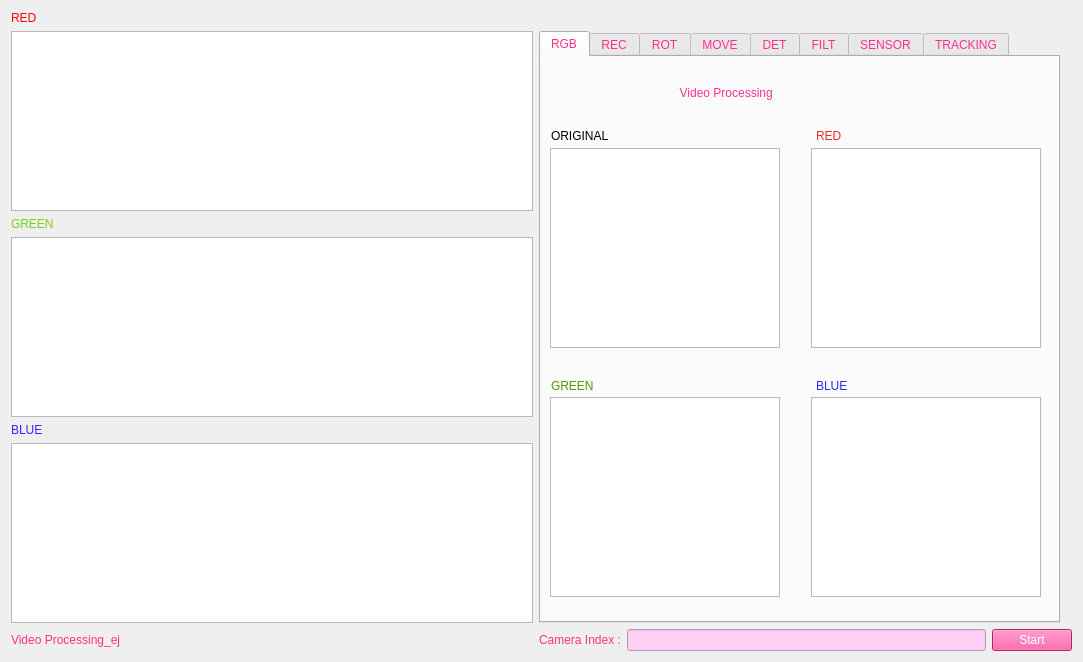
<?xml version="1.0" encoding="UTF-8"?>
<ui version="4.0">
 <class>Videoprocessing</class>
 <widget class="QMainWindow" name="Videoprocessing">
  <property name="geometry">
   <rect>
    <x>0</x>
    <y>0</y>
    <width>1083</width>
    <height>662</height>
   </rect>
  </property>
  <property name="windowTitle">
   <string>Video Processor</string>
  </property>
  <widget class="QWidget" name="centralWidget">
   <layout class="QGridLayout" name="gridLayout">
    <item row="0" column="0">
     <widget class="QLabel" name="red">
      <property name="styleSheet">
       <string notr="true">color: rgb(255, 0, 0);</string>
      </property>
      <property name="text">
       <string>RED</string>
      </property>
     </widget>
    </item>
    <item row="2" column="0">
     <widget class="QLabel" name="green">
      <property name="styleSheet">
       <string notr="true">color: rgb(115, 210, 22);</string>
      </property>
      <property name="text">
       <string>GREEN</string>
      </property>
     </widget>
    </item>
    <item row="5" column="0">
     <widget class="QGraphicsView" name="blue_view"/>
    </item>
    <item row="6" column="0">
     <widget class="QLabel" name="title">
      <property name="styleSheet">
       <string notr="true">color: rgb(255, 48, 138);
font: 13pt &quot;Ubuntu&quot;;</string>
      </property>
      <property name="text">
       <string>Video Processing_ej</string>
      </property>
     </widget>
    </item>
    <item row="6" column="1" colspan="3">
     <layout class="QHBoxLayout" name="horizontalLayout">
      <item>
       <widget class="QLabel" name="label">
        <property name="styleSheet">
         <string notr="true">color: rgb(255, 48, 138);</string>
        </property>
        <property name="text">
         <string>Camera Index :</string>
        </property>
       </widget>
      </item>
      <item>
       <widget class="QLineEdit" name="videoEdit">
        <property name="styleSheet">
         <string notr="true">background-color: rgb(255, 208, 245);</string>
        </property>
       </widget>
      </item>
      <item>
       <widget class="QPushButton" name="startBtn">
        <property name="styleSheet">
         <string notr="true">color: rgb(255, 255, 255);
background-color: rgb(255, 48, 138);</string>
        </property>
        <property name="text">
         <string>Start</string>
        </property>
       </widget>
      </item>
     </layout>
    </item>
    <item row="4" column="0">
     <widget class="QLabel" name="blue">
      <property name="styleSheet">
       <string notr="true">color: rgb(48, 38, 255);</string>
      </property>
      <property name="text">
       <string>BLUE</string>
      </property>
     </widget>
    </item>
    <item row="1" column="0">
     <widget class="QGraphicsView" name="red_view"/>
    </item>
    <item row="3" column="0">
     <widget class="QGraphicsView" name="green_view"/>
    </item>
    <item row="1" column="1" rowspan="5">
     <widget class="QTabWidget" name="tabWidget">
      <property name="styleSheet">
       <string notr="true">color: rgb(255, 48, 138);</string>
      </property>
      <property name="currentIndex">
       <number>0</number>
      </property>
      <widget class="QWidget" name="rgb_tab">
       <attribute name="title">
        <string>RGB</string>
       </attribute>
       <widget class="QGraphicsView" name="orig_view">
        <property name="geometry">
         <rect>
          <x>9</x>
          <y>91</y>
          <width>230</width>
          <height>200</height>
         </rect>
        </property>
       </widget>
       <widget class="QGraphicsView" name="redC_view">
        <property name="geometry">
         <rect>
          <x>270</x>
          <y>91</y>
          <width>230</width>
          <height>200</height>
         </rect>
        </property>
       </widget>
       <widget class="QGraphicsView" name="greenC_view">
        <property name="geometry">
         <rect>
          <x>9</x>
          <y>340</y>
          <width>230</width>
          <height>200</height>
         </rect>
        </property>
       </widget>
       <widget class="QGraphicsView" name="blueC_view">
        <property name="geometry">
         <rect>
          <x>270</x>
          <y>340</y>
          <width>230</width>
          <height>200</height>
         </rect>
        </property>
       </widget>
       <widget class="QLabel" name="title_3">
        <property name="geometry">
         <rect>
          <x>122</x>
          <y>20</y>
          <width>321</width>
          <height>31</height>
         </rect>
        </property>
        <property name="layoutDirection">
         <enum>Qt::LeftToRight</enum>
        </property>
        <property name="styleSheet">
         <string notr="true">font: 75 11pt &quot;Ubuntu Condensed&quot;;
font: 20pt &quot;Ubuntu&quot;;
color: rgb(255, 48, 138);</string>
        </property>
        <property name="text">
         <string>     Video Processing</string>
        </property>
       </widget>
       <widget class="QLabel" name="orig">
        <property name="geometry">
         <rect>
          <x>10</x>
          <y>70</y>
          <width>67</width>
          <height>17</height>
         </rect>
        </property>
        <property name="styleSheet">
         <string notr="true">color: rgb(0, 0, 0);</string>
        </property>
        <property name="text">
         <string>ORIGINAL</string>
        </property>
       </widget>
       <widget class="QLabel" name="orig_2">
        <property name="geometry">
         <rect>
          <x>275</x>
          <y>70</y>
          <width>67</width>
          <height>17</height>
         </rect>
        </property>
        <property name="styleSheet">
         <string notr="true">color: rgb(239, 41, 41);</string>
        </property>
        <property name="text">
         <string>RED</string>
        </property>
       </widget>
       <widget class="QLabel" name="orig_3">
        <property name="geometry">
         <rect>
          <x>10</x>
          <y>320</y>
          <width>67</width>
          <height>17</height>
         </rect>
        </property>
        <property name="styleSheet">
         <string notr="true">color: rgb(78, 154, 6);</string>
        </property>
        <property name="text">
         <string>GREEN</string>
        </property>
       </widget>
       <widget class="QLabel" name="orig_4">
        <property name="geometry">
         <rect>
          <x>275</x>
          <y>320</y>
          <width>67</width>
          <height>17</height>
         </rect>
        </property>
        <property name="styleSheet">
         <string notr="true">color: rgb(48, 38, 255);</string>
        </property>
        <property name="text">
         <string>BLUE</string>
        </property>
       </widget>
      </widget>
      <widget class="QWidget" name="rec_tab">
       <attribute name="title">
        <string>REC</string>
       </attribute>
       <widget class="QGraphicsView" name="rec_view">
        <property name="geometry">
         <rect>
          <x>10</x>
          <y>60</y>
          <width>495</width>
          <height>400</height>
         </rect>
        </property>
       </widget>
       <widget class="QLabel" name="rec_2">
        <property name="geometry">
         <rect>
          <x>122</x>
          <y>15</y>
          <width>331</width>
          <height>31</height>
         </rect>
        </property>
        <property name="layoutDirection">
         <enum>Qt::LeftToRight</enum>
        </property>
        <property name="styleSheet">
         <string notr="true">font: 75 11pt &quot;Ubuntu Condensed&quot;;
font: 20pt &quot;Ubuntu&quot;;
color: rgb(255, 48, 138);</string>
        </property>
        <property name="text">
         <string>     Video Processing</string>
        </property>
       </widget>
       <widget class="QLineEdit" name="capture_path">
        <property name="geometry">
         <rect>
          <x>119</x>
          <y>475</y>
          <width>300</width>
          <height>25</height>
         </rect>
        </property>
        <property name="styleSheet">
         <string notr="true">background-color: rgb(255, 208, 245);</string>
        </property>
        <property name="text">
         <string>./photo.png</string>
        </property>
       </widget>
       <widget class="QLineEdit" name="rec_path">
        <property name="geometry">
         <rect>
          <x>119</x>
          <y>521</y>
          <width>300</width>
          <height>25</height>
         </rect>
        </property>
        <property name="styleSheet">
         <string notr="true">background-color: rgb(255, 208, 245);</string>
        </property>
        <property name="text">
         <string>./movie.avi</string>
        </property>
       </widget>
       <widget class="QLabel" name="label_2">
        <property name="geometry">
         <rect>
          <x>15</x>
          <y>478</y>
          <width>111</width>
          <height>17</height>
         </rect>
        </property>
        <property name="styleSheet">
         <string notr="true">color: rgb(255, 48, 138);</string>
        </property>
        <property name="text">
         <string>Capture Path :</string>
        </property>
       </widget>
       <widget class="QLabel" name="label_3">
        <property name="geometry">
         <rect>
          <x>15</x>
          <y>522</y>
          <width>111</width>
          <height>17</height>
         </rect>
        </property>
        <property name="styleSheet">
         <string notr="true">color: rgb(255, 48, 138);</string>
        </property>
        <property name="text">
         <string>Record Path  :</string>
        </property>
       </widget>
       <widget class="QPushButton" name="captureBtn">
        <property name="geometry">
         <rect>
          <x>430</x>
          <y>475</y>
          <width>71</width>
          <height>25</height>
         </rect>
        </property>
        <property name="styleSheet">
         <string notr="true">background-color: rgb(255, 48, 138);
color: rgb(255, 255, 255);</string>
        </property>
        <property name="text">
         <string>Capture</string>
        </property>
       </widget>
       <widget class="QPushButton" name="recordBtn">
        <property name="geometry">
         <rect>
          <x>430</x>
          <y>520</y>
          <width>71</width>
          <height>25</height>
         </rect>
        </property>
        <property name="styleSheet">
         <string notr="true">background-color: rgb(255, 48, 138);
color: rgb(255, 255, 255);</string>
        </property>
        <property name="text">
         <string>Record</string>
        </property>
       </widget>
      </widget>
      <widget class="QWidget" name="rotate_tab">
       <attribute name="title">
        <string>ROT</string>
       </attribute>
       <widget class="QGraphicsView" name="rotate_view">
        <property name="geometry">
         <rect>
          <x>11</x>
          <y>56</y>
          <width>495</width>
          <height>400</height>
         </rect>
        </property>
       </widget>
       <widget class="QPushButton" name="cwBtn">
        <property name="geometry">
         <rect>
          <x>360</x>
          <y>470</y>
          <width>101</width>
          <height>71</height>
         </rect>
        </property>
        <property name="styleSheet">
         <string notr="true">background-color: rgb(255, 48, 138);
color: rgb(255, 255, 255);
</string>
        </property>
        <property name="text">
         <string>CW</string>
        </property>
       </widget>
       <widget class="QPushButton" name="autoBtn">
        <property name="geometry">
         <rect>
          <x>210</x>
          <y>470</y>
          <width>101</width>
          <height>71</height>
         </rect>
        </property>
        <property name="styleSheet">
         <string notr="true">background-color: rgb(255, 255, 255);
color: rgb(255, 48, 138);</string>
        </property>
        <property name="text">
         <string>AUTO</string>
        </property>
       </widget>
       <widget class="QPushButton" name="ccwBtn">
        <property name="geometry">
         <rect>
          <x>60</x>
          <y>470</y>
          <width>101</width>
          <height>71</height>
         </rect>
        </property>
        <property name="styleSheet">
         <string notr="true">color: rgb(255, 255, 255);
background-color: rgb(255, 48, 138);</string>
        </property>
        <property name="text">
         <string>CCW</string>
        </property>
       </widget>
       <widget class="QLabel" name="rec_3">
        <property name="geometry">
         <rect>
          <x>122</x>
          <y>15</y>
          <width>311</width>
          <height>31</height>
         </rect>
        </property>
        <property name="layoutDirection">
         <enum>Qt::LeftToRight</enum>
        </property>
        <property name="styleSheet">
         <string notr="true">font: 75 20pt &quot;Ubuntu Condensed&quot;;
font: 20pt &quot;Ubuntu&quot;;
color: rgb(255, 48, 138);</string>
        </property>
        <property name="text">
         <string>     Video Processing</string>
        </property>
       </widget>
      </widget>
      <widget class="QWidget" name="move_tab">
       <attribute name="title">
        <string>MOVE</string>
       </attribute>
       <widget class="QWidget" name="widget" native="true">
        <property name="geometry">
         <rect>
          <x>10</x>
          <y>18</y>
          <width>500</width>
          <height>400</height>
         </rect>
        </property>
        <property name="styleSheet">
         <string notr="true">background-color: rgb(255, 208, 245);</string>
        </property>
        <widget class="QGraphicsView" name="move_view">
         <property name="geometry">
          <rect>
           <x>170</x>
           <y>120</y>
           <width>161</width>
           <height>131</height>
          </rect>
         </property>
        </widget>
       </widget>
       <widget class="QPushButton" name="upBtn">
        <property name="geometry">
         <rect>
          <x>300</x>
          <y>446</y>
          <width>80</width>
          <height>25</height>
         </rect>
        </property>
        <property name="styleSheet">
         <string notr="true">color: rgb(255, 255, 255);
background-color: rgb(255, 48, 138);</string>
        </property>
        <property name="text">
         <string>UP</string>
        </property>
       </widget>
       <widget class="QPushButton" name="down">
        <property name="geometry">
         <rect>
          <x>300</x>
          <y>516</y>
          <width>80</width>
          <height>25</height>
         </rect>
        </property>
        <property name="styleSheet">
         <string notr="true">color: rgb(255, 255, 255);
background-color: rgb(255, 48, 138);</string>
        </property>
        <property name="text">
         <string>DOWN</string>
        </property>
       </widget>
       <widget class="QWidget" name="layoutWidget">
        <property name="geometry">
         <rect>
          <x>212</x>
          <y>480</y>
          <width>254</width>
          <height>27</height>
         </rect>
        </property>
        <layout class="QHBoxLayout" name="horizontalLayout_2">
         <item>
          <widget class="QPushButton" name="leftBtn">
           <property name="styleSheet">
            <string notr="true">color: rgb(255, 255, 255);
background-color: rgb(255, 48, 138);</string>
           </property>
           <property name="text">
            <string>LEFT</string>
           </property>
          </widget>
         </item>
         <item>
          <widget class="QPushButton" name="automvBtn">
           <property name="styleSheet">
            <string notr="true">color: rgb(255, 48, 138);
background-color: rgb(255, 255, 255);</string>
           </property>
           <property name="text">
            <string>AUTO</string>
           </property>
          </widget>
         </item>
         <item>
          <widget class="QPushButton" name="rightBtn">
           <property name="styleSheet">
            <string notr="true">color: rgb(255, 255, 255);
background-color: rgb(255, 48, 138);</string>
           </property>
           <property name="text">
            <string>RIGHT</string>
           </property>
          </widget>
         </item>
        </layout>
       </widget>
       <widget class="QLabel" name="label_4">
        <property name="geometry">
         <rect>
          <x>108</x>
          <y>432</y>
          <width>67</width>
          <height>17</height>
         </rect>
        </property>
        <property name="text">
         <string>ZOOM</string>
        </property>
       </widget>
       <widget class="QWidget" name="layoutWidget">
        <property name="geometry">
         <rect>
          <x>91</x>
          <y>457</y>
          <width>82</width>
          <height>81</height>
         </rect>
        </property>
        <layout class="QVBoxLayout" name="verticalLayout">
         <item>
          <widget class="QPushButton" name="zoomP">
           <property name="styleSheet">
            <string notr="true">color: rgb(255, 255, 255);
background-color: rgb(255, 48, 138);</string>
           </property>
           <property name="text">
            <string>+</string>
           </property>
          </widget>
         </item>
         <item>
          <widget class="QPushButton" name="zoomM">
           <property name="styleSheet">
            <string notr="true">color: rgb(255, 255, 255);
background-color: rgb(255, 48, 138);</string>
           </property>
           <property name="text">
            <string>-</string>
           </property>
          </widget>
         </item>
        </layout>
       </widget>
      </widget>
      <widget class="QWidget" name="detect_tab">
       <attribute name="title">
        <string>DET</string>
       </attribute>
       <widget class="QTabWidget" name="tabWidget_2">
        <property name="geometry">
         <rect>
          <x>11</x>
          <y>24</y>
          <width>491</width>
          <height>521</height>
         </rect>
        </property>
        <property name="styleSheet">
         <string notr="true"/>
        </property>
        <property name="currentIndex">
         <number>0</number>
        </property>
        <widget class="QWidget" name="face">
         <attribute name="title">
          <string>FACE</string>
         </attribute>
         <widget class="QGraphicsView" name="faceD_view">
          <property name="geometry">
           <rect>
            <x>10</x>
            <y>70</y>
            <width>465</width>
            <height>400</height>
           </rect>
          </property>
         </widget>
         <widget class="QLabel" name="label_5">
          <property name="geometry">
           <rect>
            <x>145</x>
            <y>24</y>
            <width>221</width>
            <height>31</height>
           </rect>
          </property>
          <property name="styleSheet">
           <string notr="true">font: 75 20pt &quot;ori1Uni&quot;;
</string>
          </property>
          <property name="text">
           <string>FACE DETECT</string>
          </property>
         </widget>
        </widget>
        <widget class="QWidget" name="car">
         <attribute name="title">
          <string>CAR</string>
         </attribute>
         <widget class="QGraphicsView" name="carD_view">
          <property name="geometry">
           <rect>
            <x>10</x>
            <y>70</y>
            <width>465</width>
            <height>400</height>
           </rect>
          </property>
         </widget>
         <widget class="QLabel" name="label_6">
          <property name="geometry">
           <rect>
            <x>145</x>
            <y>24</y>
            <width>221</width>
            <height>31</height>
           </rect>
          </property>
          <property name="styleSheet">
           <string notr="true">font: 75 20pt &quot;ori1Uni&quot;;
</string>
          </property>
          <property name="text">
           <string>CAR DETECT</string>
          </property>
         </widget>
        </widget>
        <widget class="QWidget" name="number">
         <attribute name="title">
          <string>NUMBER</string>
         </attribute>
         <widget class="QGraphicsView" name="numD_view">
          <property name="geometry">
           <rect>
            <x>10</x>
            <y>70</y>
            <width>465</width>
            <height>400</height>
           </rect>
          </property>
         </widget>
         <widget class="QLabel" name="label_7">
          <property name="geometry">
           <rect>
            <x>130</x>
            <y>24</y>
            <width>251</width>
            <height>31</height>
           </rect>
          </property>
          <property name="styleSheet">
           <string notr="true">font: 75 20pt &quot;ori1Uni&quot;;
</string>
          </property>
          <property name="text">
           <string>NUMBER DETECT</string>
          </property>
         </widget>
        </widget>
       </widget>
      </widget>
      <widget class="QWidget" name="filter_tab">
       <attribute name="title">
        <string>FILT</string>
       </attribute>
       <widget class="QLabel" name="orig_5">
        <property name="geometry">
         <rect>
          <x>10</x>
          <y>320</y>
          <width>67</width>
          <height>17</height>
         </rect>
        </property>
        <property name="styleSheet">
         <string notr="true">color: rgb(143, 89, 2);</string>
        </property>
        <property name="text">
         <string>GRAY</string>
        </property>
       </widget>
       <widget class="QGraphicsView" name="gray_view">
        <property name="geometry">
         <rect>
          <x>9</x>
          <y>340</y>
          <width>230</width>
          <height>200</height>
         </rect>
        </property>
       </widget>
       <widget class="QGraphicsView" name="edge_view">
        <property name="geometry">
         <rect>
          <x>270</x>
          <y>340</y>
          <width>230</width>
          <height>200</height>
         </rect>
        </property>
       </widget>
       <widget class="QLabel" name="orig_6">
        <property name="geometry">
         <rect>
          <x>275</x>
          <y>320</y>
          <width>67</width>
          <height>17</height>
         </rect>
        </property>
        <property name="styleSheet">
         <string notr="true">
color: rgb(206, 92, 0);</string>
        </property>
        <property name="text">
         <string>EDGE</string>
        </property>
       </widget>
       <widget class="QLabel" name="title_4">
        <property name="geometry">
         <rect>
          <x>122</x>
          <y>20</y>
          <width>301</width>
          <height>31</height>
         </rect>
        </property>
        <property name="layoutDirection">
         <enum>Qt::LeftToRight</enum>
        </property>
        <property name="styleSheet">
         <string notr="true">font: 75 20pt &quot;Ubuntu Condensed&quot;;
font: 20pt &quot;Ubuntu&quot;;
color: rgb(255, 48, 138);</string>
        </property>
        <property name="text">
         <string>     Video Processing</string>
        </property>
       </widget>
       <widget class="QLabel" name="orig_7">
        <property name="geometry">
         <rect>
          <x>275</x>
          <y>70</y>
          <width>67</width>
          <height>17</height>
         </rect>
        </property>
        <property name="styleSheet">
         <string notr="true">color: rgb(92, 53, 102);</string>
        </property>
        <property name="text">
         <string>BLUR</string>
        </property>
       </widget>
       <widget class="QGraphicsView" name="orig_view2">
        <property name="geometry">
         <rect>
          <x>9</x>
          <y>91</y>
          <width>230</width>
          <height>200</height>
         </rect>
        </property>
       </widget>
       <widget class="QLabel" name="orig_8">
        <property name="geometry">
         <rect>
          <x>10</x>
          <y>70</y>
          <width>67</width>
          <height>17</height>
         </rect>
        </property>
        <property name="styleSheet">
         <string notr="true">color: rgb(0, 0, 0);</string>
        </property>
        <property name="text">
         <string>ORIGINAL</string>
        </property>
       </widget>
       <widget class="QGraphicsView" name="blur_view">
        <property name="geometry">
         <rect>
          <x>270</x>
          <y>91</y>
          <width>230</width>
          <height>200</height>
         </rect>
        </property>
       </widget>
      </widget>
      <widget class="QWidget" name="sensor_tab">
       <attribute name="title">
        <string>SENSOR</string>
       </attribute>
       <widget class="QGraphicsView" name="sensor_view">
        <property name="geometry">
         <rect>
          <x>30</x>
          <y>20</y>
          <width>460</width>
          <height>400</height>
         </rect>
        </property>
       </widget>
       <widget class="QLCDNumber" name="sennum">
        <property name="geometry">
         <rect>
          <x>180</x>
          <y>473</y>
          <width>161</width>
          <height>70</height>
         </rect>
        </property>
       </widget>
       <widget class="QLabel" name="label_9">
        <property name="geometry">
         <rect>
          <x>180</x>
          <y>430</y>
          <width>161</width>
          <height>41</height>
         </rect>
        </property>
        <property name="font">
         <font>
          <pointsize>16</pointsize>
          <weight>75</weight>
          <bold>true</bold>
         </font>
        </property>
        <property name="text">
         <string>jodo sensor</string>
        </property>
        <property name="alignment">
         <set>Qt::AlignCenter</set>
        </property>
       </widget>
      </widget>
      <widget class="QWidget" name="tracking_tab">
       <attribute name="title">
        <string>TRACKING</string>
       </attribute>
       <widget class="QGraphicsView" name="track_view">
        <property name="geometry">
         <rect>
          <x>30</x>
          <y>20</y>
          <width>460</width>
          <height>400</height>
         </rect>
        </property>
       </widget>
       <widget class="QGraphicsView" name="trackC_view">
        <property name="geometry">
         <rect>
          <x>300</x>
          <y>455</y>
          <width>161</width>
          <height>91</height>
         </rect>
        </property>
       </widget>
       <widget class="QLabel" name="label_8">
        <property name="geometry">
         <rect>
          <x>300</x>
          <y>435</y>
          <width>101</width>
          <height>17</height>
         </rect>
        </property>
        <property name="text">
         <string>original video</string>
        </property>
       </widget>
      </widget>
     </widget>
    </item>
   </layout>
  </widget>
 </widget>
 <layoutdefault spacing="6" margin="11"/>
 <resources/>
 <connections/>
</ui>
